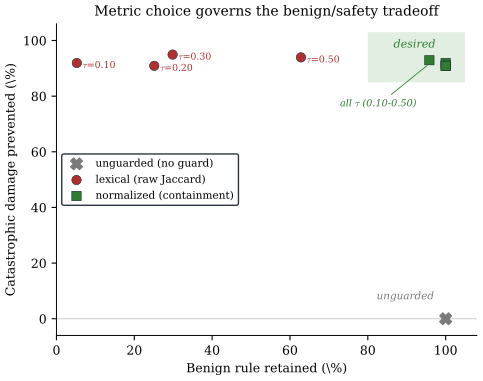

Python code for this plot:
"""Figure 10: Why the divergence metric matters -- lexical alone is insufficient.

A single scatter on two sampling-rate-independent behavioral axes:

  x = benign rule retained (%)        = guarded CC fires / unguarded CC fires
  y = catastrophic damage prevented (%) = (|unguarded SD acc| - |guarded SD acc|)
                                          / |unguarded SD acc|

Each point is one (metric, divergence-budget tau) configuration; the benign
coordinate comes from research_planner/ContextCompress (n=200) and the
catastrophic coordinate from analyst_qa/StateDrop (n=200), at the SAME metric
and tau. Three groups tell the whole story:

  - unguarded (no shadow guard): keeps the benign rule fully (x=100) but
    prevents zero catastrophe (y=0)  -> bottom-right.
  - lexical (raw Jaccard) metric: catches the catastrophe (y~92) but disables
    the benign rule at EVERY tau, so retention is low  -> top-left.
  - normalized (containment) metric: catches the catastrophe AND keeps the
    benign rule at every tau  -> top-right, the desired region.

No lexical operating point reaches the top-right region across a 10x range of
budgets; the normalized metric occupies it at every budget. The naive metric
cannot preserve a benign output-changing rule; the selective metric can.

Data (read directly from bench/paper_results/):
  gsweep_tradeoff_{lexical,normalized}_{rp,an}_{0.10,0.20,0.30,0.50}.csv
  gsweep_tradeoff_off_{rp,an}.csv        (unguarded references)
"""

from pathlib import Path
import csv

import matplotlib.pyplot as plt
from matplotlib.patches import Rectangle

plt.rcParams.update({
    "font.family": "serif",
    "font.size": 9,
    "axes.labelsize": 9,
    "axes.titlesize": 10,
    "legend.fontsize": 8,
    "mathtext.fontset": "cm",
    "pdf.fonttype": 42,
    "ps.fonttype": 42,
    "axes.linewidth": 0.7,
})

OUT = Path(__file__).resolve().parent / "fig10_metric_tradeoff.pdf"
RESULTS = Path(__file__).resolve().parents[1] / "paper_results"

LEX   = "#b03030"   # lexical (red)
NORM  = "#2e7d32"   # normalized (green)
GREY  = "#7a7a7a"   # unguarded reference
BAND  = "#cfe3cf"   # desired-region shading
EDGE  = "#1a242f"
GRID  = "#c8c8c8"

THRESHOLDS = ["0.10", "0.20", "0.30", "0.50"]


def _row(path: Path) -> dict:
    with open(path) as f:
        return next(csv.DictReader(f))


def main() -> None:
    # Unguarded references.
    off_rp = _row(RESULTS / "gsweep_tradeoff_off_rp.csv")
    off_an = _row(RESULTS / "gsweep_tradeoff_off_an.csv")
    cc_unguarded = float(off_rp["cc_fire_count"])          # 191
    sd_dmg_unguarded = abs(float(off_an["acc_delta_pp"]))  # 49.5

    def points(metric: str):
        xs, ys, taus = [], [], []
        for t in THRESHOLDS:
            rp = _row(RESULTS / f"gsweep_tradeoff_{metric}_rp_{t}.csv")
            an = _row(RESULTS / f"gsweep_tradeoff_{metric}_an_{t}.csv")
            retention = 100.0 * float(rp["cc_fire_count"]) / cc_unguarded
            dmg_prev = 100.0 * (sd_dmg_unguarded - abs(float(an["acc_delta_pp"]))) \
                / sd_dmg_unguarded
            xs.append(retention); ys.append(dmg_prev); taus.append(t)
        return xs, ys, taus

    lx, ly, lt = points("lexical")
    nx, ny, nt = points("normalized")

    fig, ax = plt.subplots(figsize=(5.0, 4.0))

    # Desired operating region: keep most of the benign rule AND prevent most damage.
    ax.add_patch(Rectangle((80, 85), 25, 18, facecolor=BAND, alpha=0.6,
                           edgecolor="none", zorder=0))
    ax.text(92, 100.5, "desired", ha="center", va="top", fontsize=8,
            color="#2e7d32", style="italic")

    ax.axhline(0, color=GRID, lw=0.7, zorder=1)

    # Unguarded reference (keeps benign fully, prevents no catastrophe).
    ax.scatter([100], [0], marker="X", s=70, color=GREY, zorder=4,
               label="unguarded (no guard)")
    ax.annotate("unguarded", xy=(100, 0), xytext=(97, 7), ha="right",
                fontsize=7.5, color=GREY, style="italic")

    # Lexical: catches catastrophe but disables benign at every tau.
    ax.scatter(lx, ly, marker="o", s=46, color=LEX, zorder=4,
               edgecolor=EDGE, linewidth=0.4,
               label="lexical (raw Jaccard)")
    for x, y, t in zip(lx, ly, lt):
        ax.annotate(rf"$\tau$={t}", xy=(x, y), xytext=(x + 1.5, y - 2.2),
                    fontsize=6.8, color=LEX)

    # Normalized: catches catastrophe AND keeps benign at every tau. The four
    # points cluster tightly at retention~=96-100%, so label the cluster once
    # instead of overlapping per-point tau tags.
    ax.scatter(nx, ny, marker="s", s=46, color=NORM, zorder=5,
               edgecolor=EDGE, linewidth=0.4,
               label="normalized (containment)")
    ax.annotate(r"all $\tau$ (0.10-0.50)", xy=(min(nx), sum(ny) / len(ny)),
                xytext=(min(nx) - 3, 79), ha="right", va="top",
                fontsize=7.0, color=NORM, style="italic",
                arrowprops=dict(arrowstyle="-", color=NORM, lw=0.6))

    ax.set_xlabel("Benign rule retained (\\%)")
    ax.set_ylabel("Catastrophic damage prevented (\\%)")
    ax.set_xlim(0, 108)
    ax.set_ylim(-6, 106)
    ax.set_title("Metric choice governs the benign/safety tradeoff")
    ax.spines["top"].set_visible(False)
    ax.spines["right"].set_visible(False)
    ax.legend(loc="center left", fontsize=7.6, frameon=True, framealpha=0.92,
              edgecolor=EDGE)

    fig.tight_layout()
    fig.savefig(OUT, format="pdf", dpi=300, bbox_inches="tight", pad_inches=0.05)
    plt.close(fig)
    print(f"wrote {OUT}")
    print(f"  unguarded: CC fires={cc_unguarded:.0f}, SD damage={sd_dmg_unguarded:.1f}pp")
    print(f"  lexical    retention%={[round(v,1) for v in lx]}  dmg_prev%={[round(v,1) for v in ly]}")
    print(f"  normalized retention%={[round(v,1) for v in nx]}  dmg_prev%={[round(v,1) for v in ny]}")


if __name__ == "__main__":
    main()
